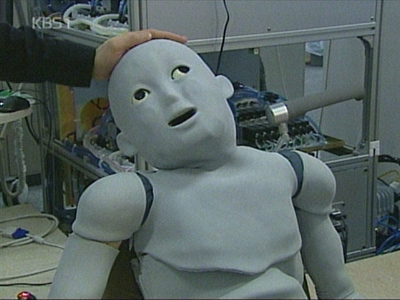
#> input picture AI_Source/AI_01/6_1_OpenCV/images/ahah.jpeg, 400 x 300 px
$ python OpenCV_trackBar_1.py
#> lines starting #> are read from the running program, lines starting #| are printed output that depends on the picture
import cv2

win_name = 'Alpha Blending'
trackbar_name = 'fade'

src1 = cv2.imread('./images/ahah.jpeg')
#> src1 is the input picture: shape (300, 400, 3); mean B, G, R 98.7, 100.7, 88.2
src2 = cv2.imread('./images/ahah1.jpg')
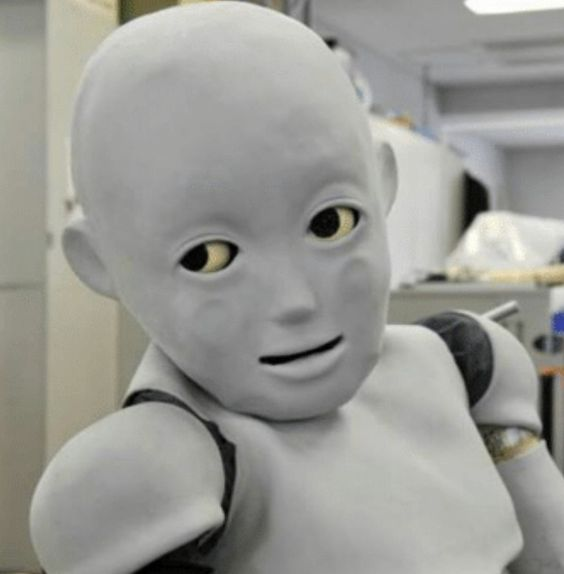
#> input picture AI_Source/AI_01/6_1_OpenCV/images/ahah1.jpg, 564 x 574 px
#> src2 is the input picture: shape (574, 564, 3); mean B, G, R 148.6, 153.9, 153.9
src1 = cv2.resize(src1, dsize=(640, 475), interpolation=cv2.INTER_AREA)
#> src1: shape (475, 640, 3)
src2 = cv2.resize(src2, dsize=(640, 475), interpolation=cv2.INTER_AREA)
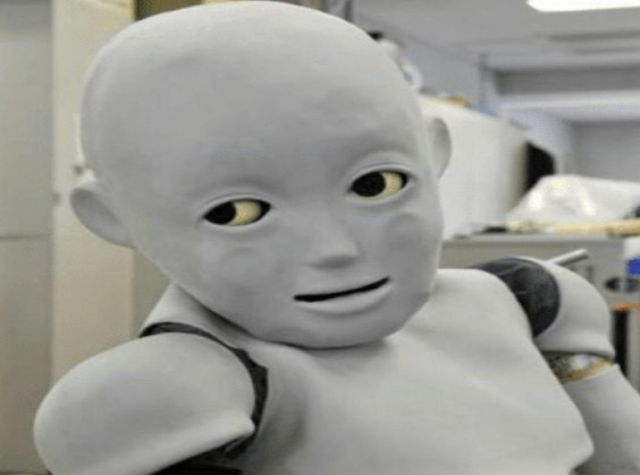
#> src2: shape (475, 640, 3); mean B, G, R 148.5, 153.8, 153.8
# src1 = cv2.imread('./images/man_face.jpg')
# src2 = cv2.imread('./images/lion_face.jpg')
print(src2.shape)
#| (475, 640, 3)
#> slider 'fade' is set to 33

def onChange(x):
#> called with x = 33
  alpha = x / 100
  dst = cv2.addWeighted(src2, 1 - alpha, src1, alpha, 0)
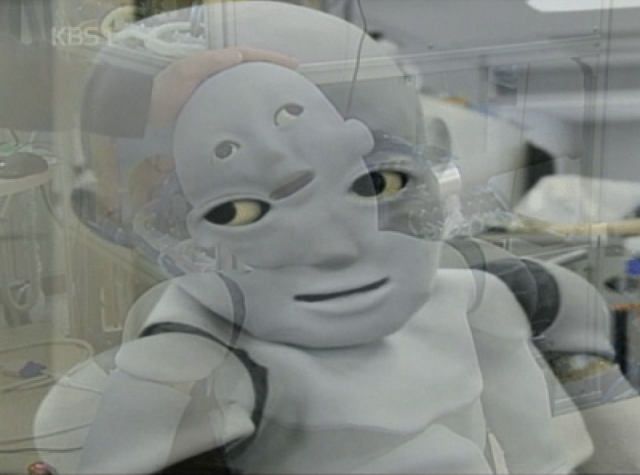
#> dst: shape (475, 640, 3); mean B, G, R 132.1, 136.3, 132.1
  cv2.imshow(win_name, dst)

cv2.imshow(win_name, src2)
cv2.createTrackbar(trackbar_name, win_name, 0, 100, onChange)

cv2.waitKey(0)
cv2.destroyAllWindows()
